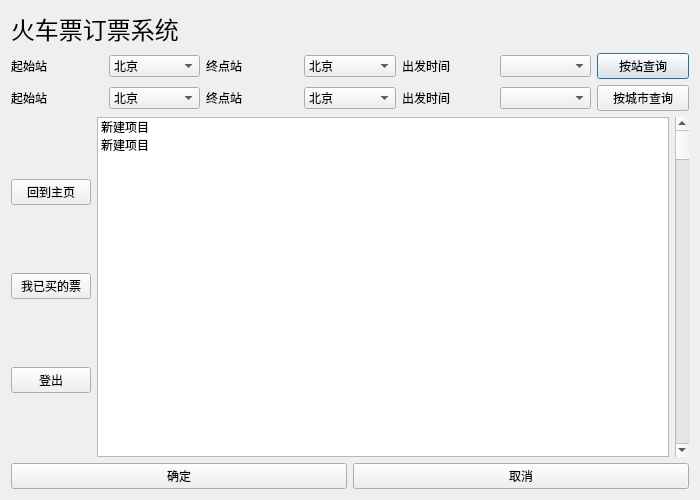
<?xml version="1.0" encoding="UTF-8"?>
<ui version="4.0">
 <class>userbuy</class>
 <widget class="QDialog" name="userbuy">
  <property name="geometry">
   <rect>
    <x>0</x>
    <y>0</y>
    <width>700</width>
    <height>500</height>
   </rect>
  </property>
  <property name="windowTitle">
   <string>Dialog</string>
  </property>
  <layout class="QVBoxLayout" name="verticalLayout_4">
   <item>
    <widget class="QLabel" name="label_8">
     <property name="font">
      <font>
       <family>微软雅黑 Light</family>
       <pointsize>18</pointsize>
      </font>
     </property>
     <property name="text">
      <string>火车票订票系统</string>
     </property>
    </widget>
   </item>
   <item>
    <layout class="QHBoxLayout" name="horizontalLayout">
     <item>
      <widget class="QLabel" name="start_station_lable">
       <property name="text">
        <string>起始站</string>
       </property>
      </widget>
     </item>
     <item>
      <widget class="QComboBox" name="start_by_station">
       <item>
        <property name="text">
         <string>北京</string>
        </property>
       </item>
       <item>
        <property name="text">
         <string>上海</string>
        </property>
       </item>
       <item>
        <property name="text">
         <string>西藏</string>
        </property>
       </item>
      </widget>
     </item>
     <item>
      <widget class="QLabel" name="end_station_label">
       <property name="text">
        <string>终点站</string>
       </property>
      </widget>
     </item>
     <item>
      <widget class="QComboBox" name="end_by_station">
       <item>
        <property name="text">
         <string>北京</string>
        </property>
       </item>
      </widget>
     </item>
     <item>
      <widget class="QLabel" name="label_3">
       <property name="text">
        <string>出发时间</string>
       </property>
      </widget>
     </item>
     <item>
      <widget class="QComboBox" name="time_by_station"/>
     </item>
     <item>
      <widget class="QPushButton" name="search_by_station">
       <property name="text">
        <string>按站查询</string>
       </property>
      </widget>
     </item>
    </layout>
   </item>
   <item>
    <layout class="QHBoxLayout" name="horizontalLayout_2">
     <item>
      <widget class="QLabel" name="start_city_label">
       <property name="text">
        <string>起始站</string>
       </property>
      </widget>
     </item>
     <item>
      <widget class="QComboBox" name="start_by_city">
       <item>
        <property name="text">
         <string>北京</string>
        </property>
       </item>
       <item>
        <property name="text">
         <string>上海</string>
        </property>
       </item>
       <item>
        <property name="text">
         <string>西藏</string>
        </property>
       </item>
      </widget>
     </item>
     <item>
      <widget class="QLabel" name="end_city_label">
       <property name="text">
        <string>终点站</string>
       </property>
      </widget>
     </item>
     <item>
      <widget class="QComboBox" name="end_by_city">
       <item>
        <property name="text">
         <string>北京</string>
        </property>
       </item>
      </widget>
     </item>
     <item>
      <widget class="QLabel" name="label_7">
       <property name="text">
        <string>出发时间</string>
       </property>
      </widget>
     </item>
     <item>
      <widget class="QComboBox" name="time_by_city"/>
     </item>
     <item>
      <widget class="QPushButton" name="search_by_city">
       <property name="text">
        <string>按城市查询</string>
       </property>
      </widget>
     </item>
    </layout>
   </item>
   <item>
    <layout class="QHBoxLayout" name="horizontalLayout_3">
     <item>
      <layout class="QVBoxLayout" name="verticalLayout">
       <item>
        <widget class="QPushButton" name="return_main_menu_button">
         <property name="text">
          <string>回到主页</string>
         </property>
        </widget>
       </item>
       <item>
        <widget class="QPushButton" name="query_my_ticket">
         <property name="text">
          <string>我已买的票</string>
         </property>
        </widget>
       </item>
       <item>
        <widget class="QPushButton" name="log_out_button">
         <property name="text">
          <string>登出</string>
         </property>
        </widget>
       </item>
      </layout>
     </item>
     <item>
      <widget class="QListWidget" name="train_list">
       <item>
        <property name="text">
         <string>新建项目</string>
        </property>
       </item>
       <item>
        <property name="text">
         <string>新建项目</string>
        </property>
       </item>
      </widget>
     </item>
     <item>
      <widget class="QScrollBar" name="verticalScrollBar">
       <property name="orientation">
        <enum>Qt::Vertical</enum>
       </property>
      </widget>
     </item>
    </layout>
   </item>
   <item>
    <layout class="QHBoxLayout" name="horizontalLayout_4">
     <item>
      <widget class="QPushButton" name="pushButton_3">
       <property name="text">
        <string>确定</string>
       </property>
      </widget>
     </item>
     <item>
      <widget class="QPushButton" name="pushButton_4">
       <property name="text">
        <string>取消</string>
       </property>
      </widget>
     </item>
    </layout>
   </item>
  </layout>
 </widget>
 <resources/>
 <connections/>
</ui>
